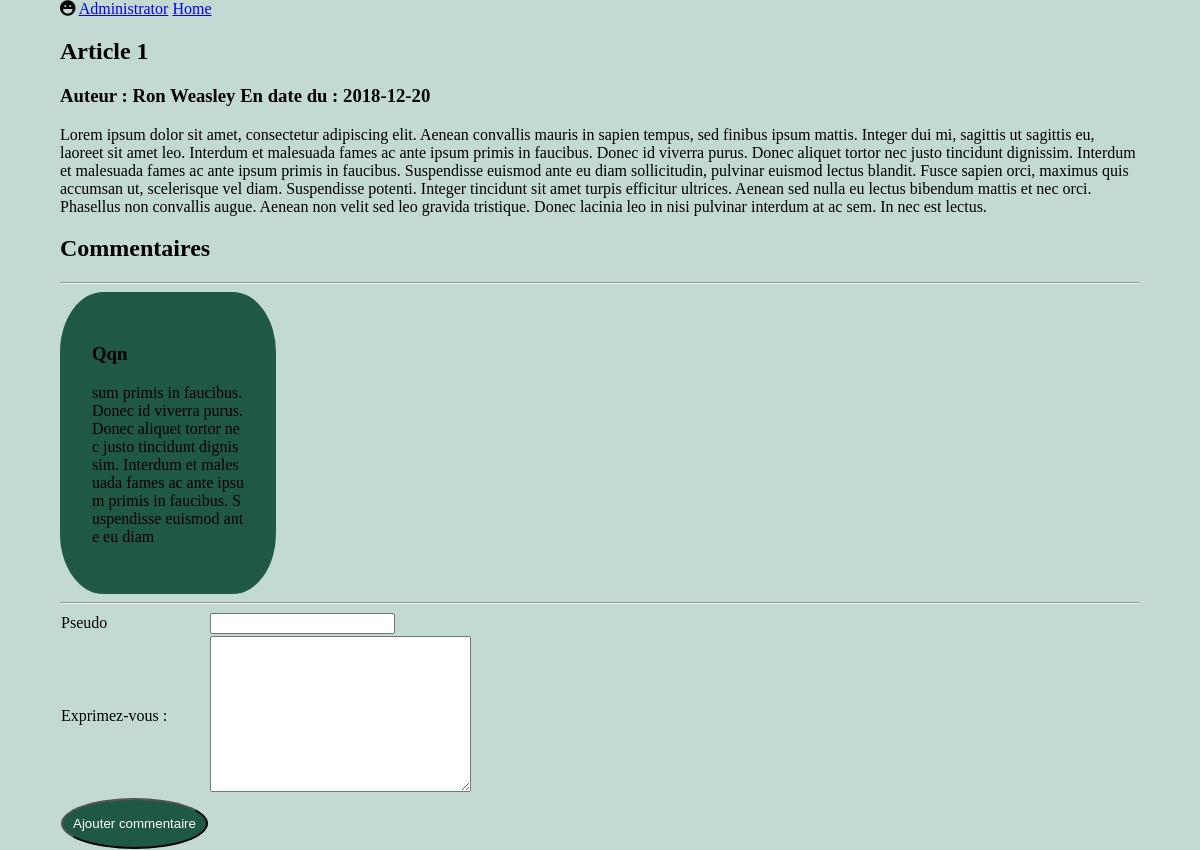
The app's page /articles.php?ID=27 with its own data.
### tables this page shows
CREATE TABLE IF NOT EXISTS `article` (
  `ID` int(11) NOT NULL AUTO_INCREMENT,
  `ID_Auteur` int(11) NOT NULL,
  `ID_Cat` int(11) NOT NULL,
  `Titre` varchar(10) NOT NULL,
  `Contenu` text NOT NULL,
  `Date` date NOT NULL,
  PRIMARY KEY (`ID`),
  KEY `ID_Auteur` (`ID_Auteur`),
  KEY `ID_Cat` (`ID_Cat`)
);

CREATE TABLE IF NOT EXISTS `auteur` (
  `ID_Auteur` int(11) NOT NULL AUTO_INCREMENT,
  `Nom` varchar(50) NOT NULL,
  PRIMARY KEY (`ID_Auteur`)
);

CREATE TABLE IF NOT EXISTS `commentaire` (
  `Article_id` int(11) NOT NULL AUTO_INCREMENT,
  `Pseudo` varchar(10) NOT NULL,
  `Contenu_Com` text NOT NULL,
  PRIMARY KEY (`Article_id`)
);

### articles.php (the view, shortened to what this page needs)
<?php
$pdo = new PDO('mysql:host=localhost;dbname=blogpa', 'root', '%StayCool5%');
$pdo->exec('SET NAMES UTF8');
$queryArt = $pdo->prepare (
    'SELECT *
    FROM article
    JOIN auteur
    ON article.ID_Auteur = auteur.ID_Auteur
    WHERE article.ID = ?
    '
    );
    $queryArt->execute(array($_GET['ID']));
    $articles = $queryArt->fetch(PDO::FETCH_ASSOC);
$queryCom = $pdo->prepare (
    'SELECT *
    FROM commentaire
    WHERE Article_id = ?
    '
    );
    $queryCom->execute(array($_GET['ID']));
    $commentaires= $queryCom->fetchAll(PDO::FETCH_ASSOC);
?>
<!DOCTYPE html>
<html lang="en">
<head>
   <link rel="stylesheet" href="https://use.fontawesome.com/releases/v5.2.0/css/all.css">
   <link rel="stylesheet" href="css/main.css">
</head>
<body>
<header>
    <nav>
        <i class="fas fa-laugh"></i>
        <a href="admin.php"> Administrator</a>
        <a href="index.php"> Home</a>
    </nav>
</header>
<main>
<section>
    <h2><?= $articles['Titre'] ?></h2>
    <h3> Auteur : <?= $articles['Nom'] ?> En date du : <?= $articles['Date'] ?></h3>
    <p><?= $articles['Contenu'] ?></p>
</section>
<section>
    <h2>Commentaires</h2>
    <?php if ($commentaires != false) : ?>
    <?php foreach ($commentaires as $commentaire) : ?>
    <hr>
    <div class="comms">
    <h3><?= $commentaire['Pseudo'] ?></h3>
    <p><?= $commentaire['Contenu_Com'] ?></p>
    </div>
    <?php endforeach; ?>
    <?php endif; ?>
</section>
<hr>
<table id="comms">
    <form method="post" action="articles.php?ID=<?= $_GET['ID'] ?>" id="comments">
        <tr>
            <td><label for="pseudo"> Pseudo </label></td>
            <td><input type="text" name="nick"></td>
        </tr>
        <tr>
            <td><label for="comment">Exprimez-vous :</label></td>
            <td><textarea name="comment" id="comment" cols="30" rows="10"></textarea></td>
        </tr>
        <tr>
            <td><input type="submit" value="Ajouter commentaire" class="button"></td>
        </tr>
    </form>
</table>
</main>
</body>
</html>

### css/main.css (style rules this page uses)
* { box-sizing:border-box; }
body { margin:0 auto; max-width: 90%; background-color: rgb(195, 218, 210); }
table { border-collapse: collapse; border: 1px solid black; }
.button { text-decoration: none; border-radius: 50%; background-color: rgb(32, 88, 70); padding:16px 10px; color:white; }
.comms { background-color: rgb(32, 88, 70); border-radius: 20%; padding:2em; max-width: 20%; word-break:break-all; }
#comms { border:none; }

### records on screen
article: Titre "Article 1", ID_Auteur.Nom "Ron Weasley", Date "2018-12-20", Contenu "Lorem ipsum dolor sit amet, consectetur adipiscing elit. Aenean convallis mauris in sapien tempus, sed finibus ipsum mattis. Integer dui mi, sagittis ut sagittis eu, laoreet sit amet leo. Interdum et malesuada fames ac ante ipsum primis in faucibus. Donec id viverra purus. Donec aliquet tortor nec justo tincidunt dignissim. Interdum et malesuada fames ac ante ipsum primis in faucibus. Suspendisse euismod ante eu diam sollicitudin, pulvinar euismod lectus blandit. Fusce sapien orci, maximus quis accumsan ut, scelerisque vel diam. Suspendisse potenti. Integer tincidunt sit amet turpis efficitur ultrices. Aenean sed nulla eu lectus bibendum mattis et nec orci. Phasellus non convallis augue.…"
commentaire: Pseudo "Qqn", Contenu_Com "sum primis in faucibus. Donec id viverra purus. Donec aliquet tortor nec justo tincidunt dignissim. Interdum et malesuada fames ac ante ipsum primis in faucibus. Suspendisse euismod ante eu diam"
